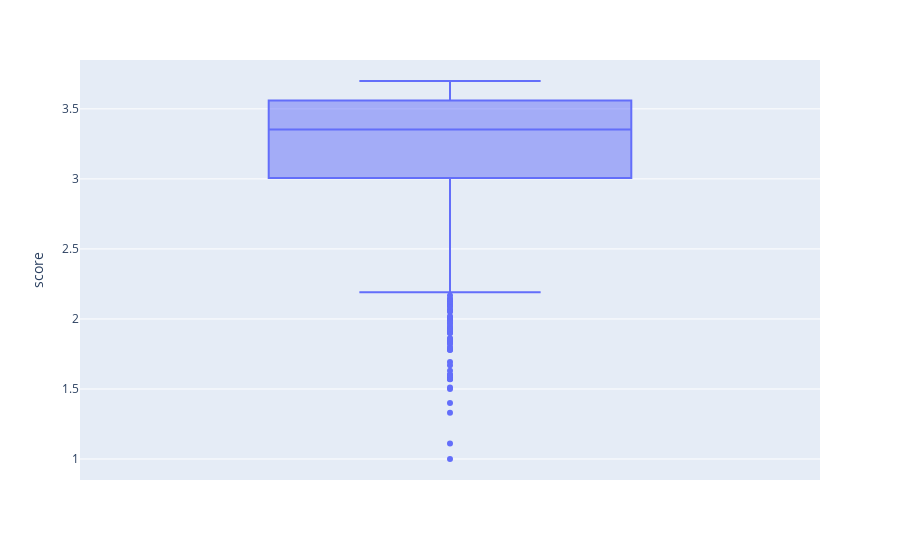

Notebook code cell kept with this figure:
### Code cell
get_boxplot(inspection_df, 'score')

### Figure 1 — Plotly figure (JSON) as saved in the notebook; plotly's stock layout.template omitted (floating-point values rounded to 4 significant figures; data arrays with more than 128 entries replaced by an {"elided": "..."} marker saying what was removed)
{"data": [{"alignmentgroup": "True", "hovertemplate": "score=%{y}<extra></extra>", "legendgroup": "", "marker": {"color": "#636efa"}, "name": "", "notched": false, "offsetgroup": "", "orientation": "v", "showlegend": false, "type": "box", "x0": " ", "xaxis": "x", "y": {"elided": "1769 float values"}, "y0": " ", "yaxis": "y"}], "layout": {"boxmode": "group", "legend": {"tracegroupgap": 0}, "margin": {"t": 60}, "xaxis": {"anchor": "y", "domain": [0, 1]}, "yaxis": {"anchor": "x", "domain": [0, 1], "title": {"text": "score"}}}}
